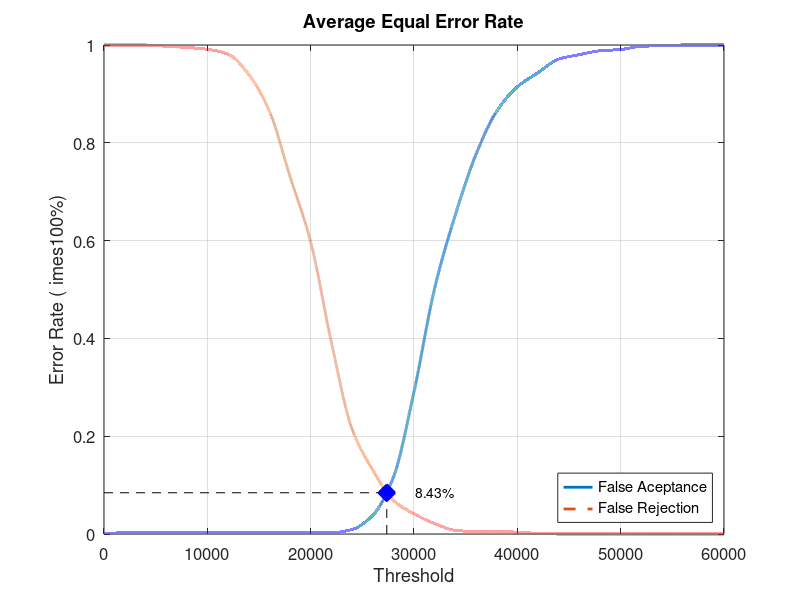
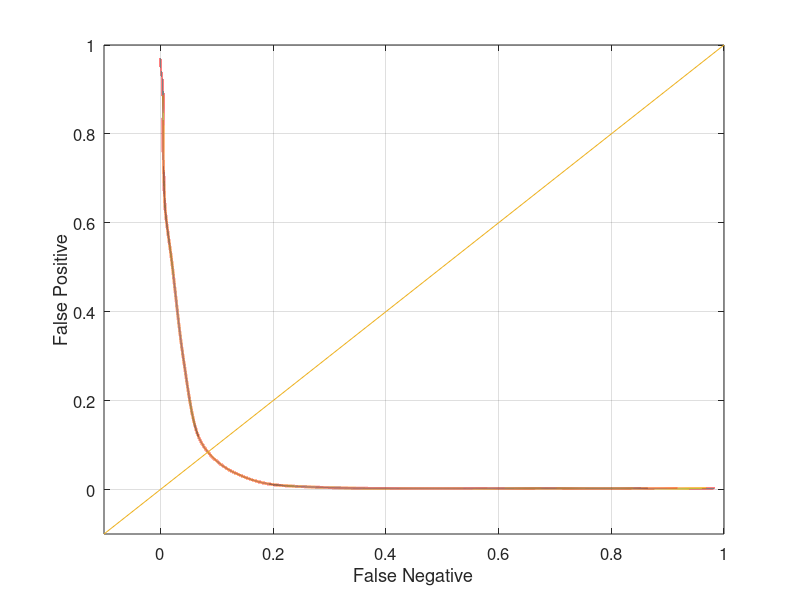

The MATLAB source for these figures, in order:
close all;
clear;
clc;
x = 0:2000:60000;
xq = 0:0.5:60000;

y0 = [0 0.00263158 0.00263158 0.00263158 0.00263158 0.00263158 0.00263158 0.00263158 0.00263158 0.00263158 0.00263158 0.00263158 0.00921053 0.0381579 0.115789 0.290789 0.502632 0.652632 0.776316 0.864474 0.914474 0.943421 0.971053 0.980263 0.988158 0.990789 0.997368 0.998684 1 1 1]
yy0 = interp1(x, y0, xq, 'pchip');
y1 = [1 1 1 0.9975 0.995 0.99125 0.98125 0.94 0.865 0.73125 0.5975 0.3925 0.215 0.13125 0.06875 0.04125 0.02125 0.0075 0.005 0.005 0.00375 0.00125 0 0 0 0 0 0 0 0 0]
yy1 = interp1(x, y1, xq, 'pchip');

% Calculating EER: 
y2 = abs(y0 - y1);
find(y2 == min(y2))
yy2 = abs(yy0 - yy1);
xEER = find(yy2 == min(yy2));
xEERIndex = xq(xEER) % X-axis EER
yEER = yy0(xEER) % Y-axis EER

main = figure
plot(xq, yy0,'-','LineWidth', 2);	hold on
plot(xq, yy1,'--','LineWidth', 2);	hold on
plot([xEERIndex xEERIndex], [0 yEER], 'k--');	hold on
plot([0 xEERIndex], [yEER yEER], 'k--');	hold on
plot(xEERIndex, yEER, 'bx', 'LineWidth', 10);	hold on
text(xEERIndex + 10 * xEERIndex / 100, yEER, [num2str(round((10000 * yEER)) / 100) '%'])
legend('False Aceptance', 'False Rejection', 'Location', 'SouthEast')
xlabel('Threshold')
ylabel('Error Rate (	imes100%)')
title('Average Equal Error Rate')
set(gca, 'FontSize', 12)
axis([0 60000 0 1])
grid on

print(main, 'Experiment5AverageMain', '-dpng');
FNRxFPR = figure('Color', [1 1 1]);
plot(yy1, yy0, '-', yy1, yy0, 'LineWidth', 2);
hold on
y = -0.1:0.1:1
plot(y, y); 
set(gca, 'FontSize', 12)
xlabel('False Negative')
ylabel('False Positive')
axis([-0.1 1 -0.1 1])
set(gca, 'FontSize', 12)
grid on

print(FNRxFPR, 'Experiment5AverageFNRxFPR','-dpng');
